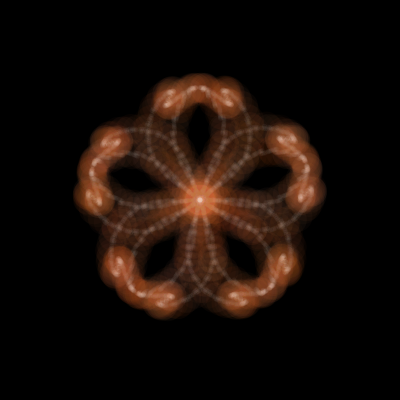
Frame 1 (no input)
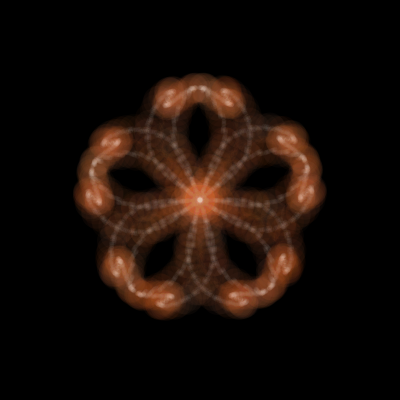
Frame 60 (the mouse pressed at the canvas centre just before this capture)
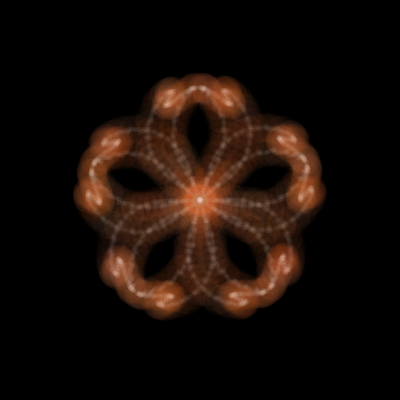
Frame 120 (the mouse held since frame 60 and released just before this capture)

The Processing sketch that drew these frames (run headless with seeded random() and noise(); from frame 60 on, the mouse is pressed at the canvas centre):

// Processing sketch: processing_185822
// ── processing_185822.pde

float a;
float b;
float c;
float d;
int num = 5000;
float x;
float y;
float r1 = 0;//266549;//0;
float t1 = 0.2;
float r2 = 0;//1320000;//0;
float t2 = 1;
float h2 = 0.5;
float r3 = 0;//133274;//0;
float t3 = 0.1;
float h3 = 0.2;

float r1_goal = r1 + t1;// * num;
float r2_goal = r2 + t2;// * num;
float r3_goal = r3 + t3;// * num;

float R;
float theta = 0;

void setup() {
  size(400, 400);
  colorMode(HSB, 360, 100, 100);
  background(0);
  smooth();

  //noLoop();
}

void draw() {
  background(0);

  pushMatrix();
  translate(width/2, height/2);
  rotate(radians(-90));
  noStroke();
  for (int i = 0;i <= num;i += 1) {
    b = pow(sin(r2), 2) * cos(r2 * 2);
    a = b * h2 * 2+ 1; 
    c = (cos(r2*3)-cos(r2*5))/5;
    x = 100 * a * sin(r1 + c);
    y = 100 * a * cos(r1 + c);

    r1 += t1;
    r2 += t2;
    r3 += t3;

    if (i % 5 == 0) {
      R = 30;
      fill(20, random(50, 100), random(50, 100), 10);
    }
    else {
      R = 5;
      fill(360, 10);
    }
    ellipse(x, y, R, R);
  }

  r1 = r1_goal;
  r2 = r2_goal;
  r3 = r3_goal;

  popMatrix();
}
